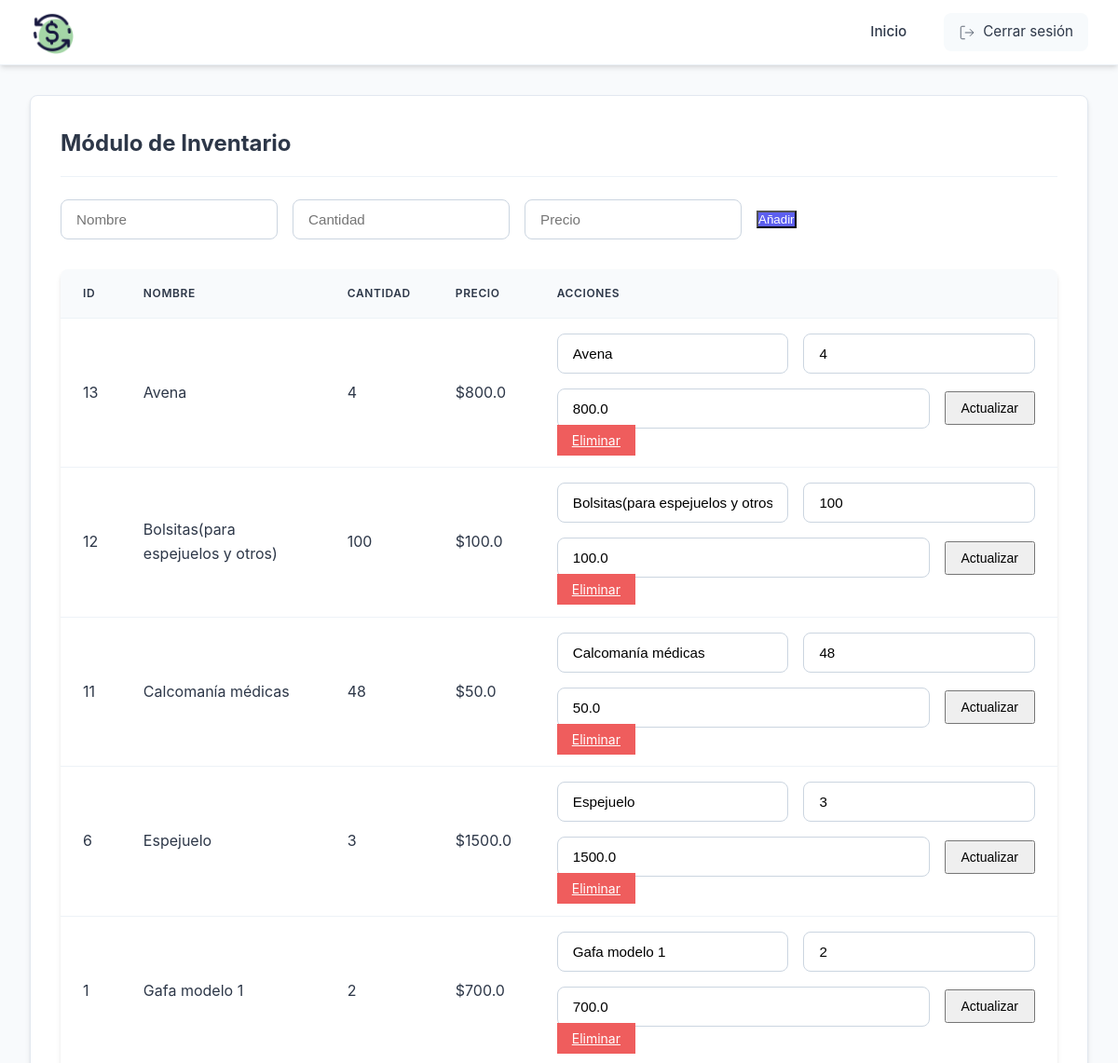
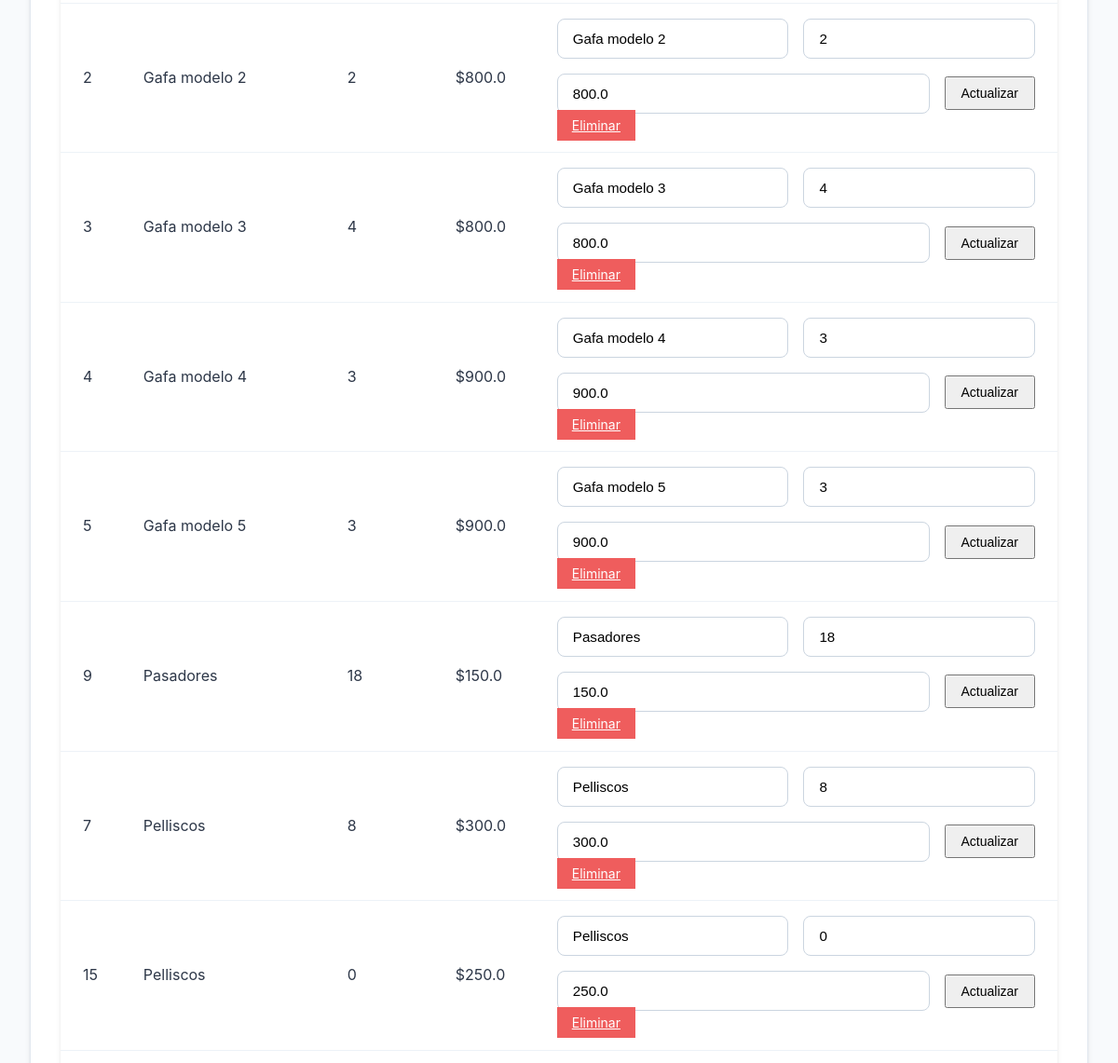
Before: /inventory (signed in, upper part) with the older database file (2 pictures, top to bottom).
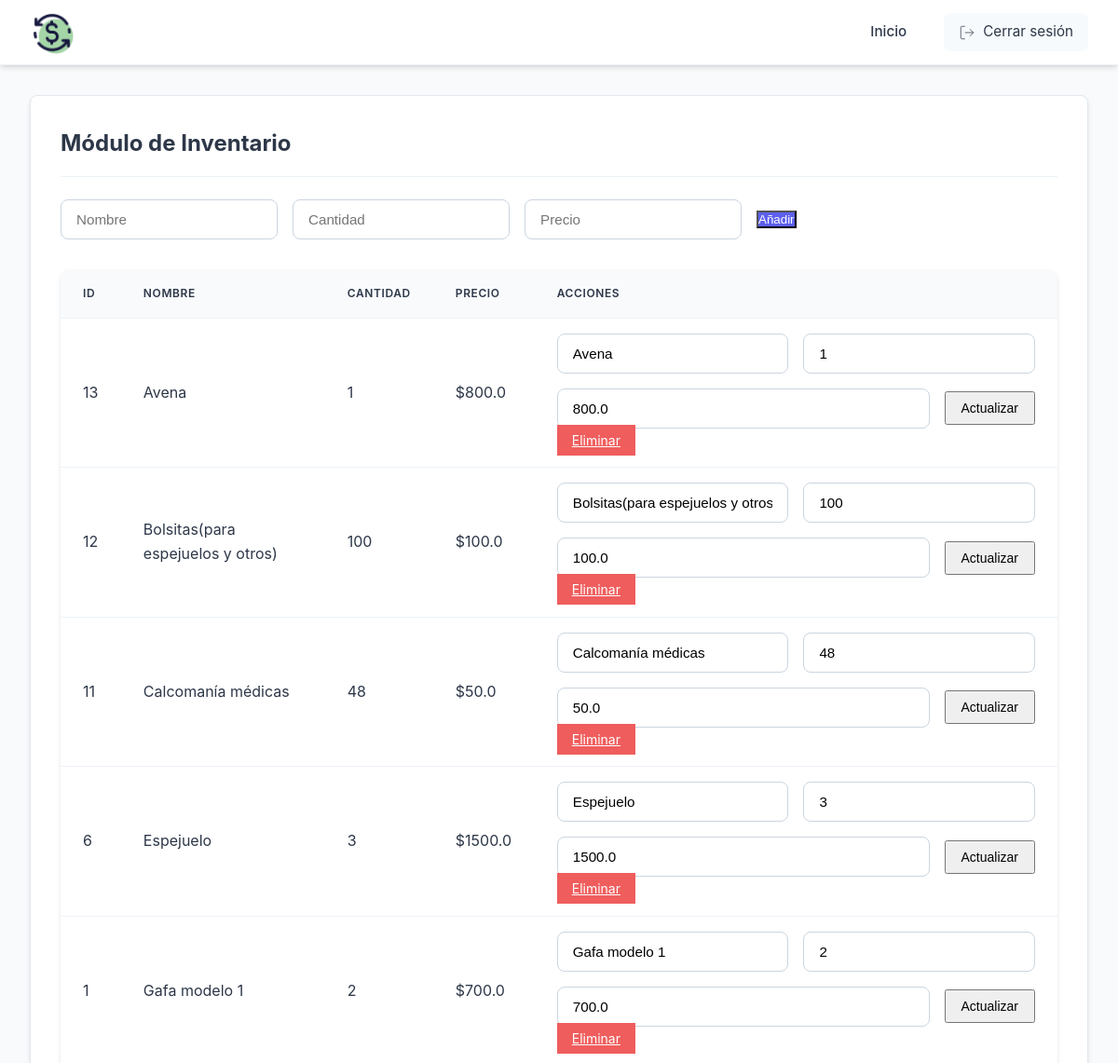
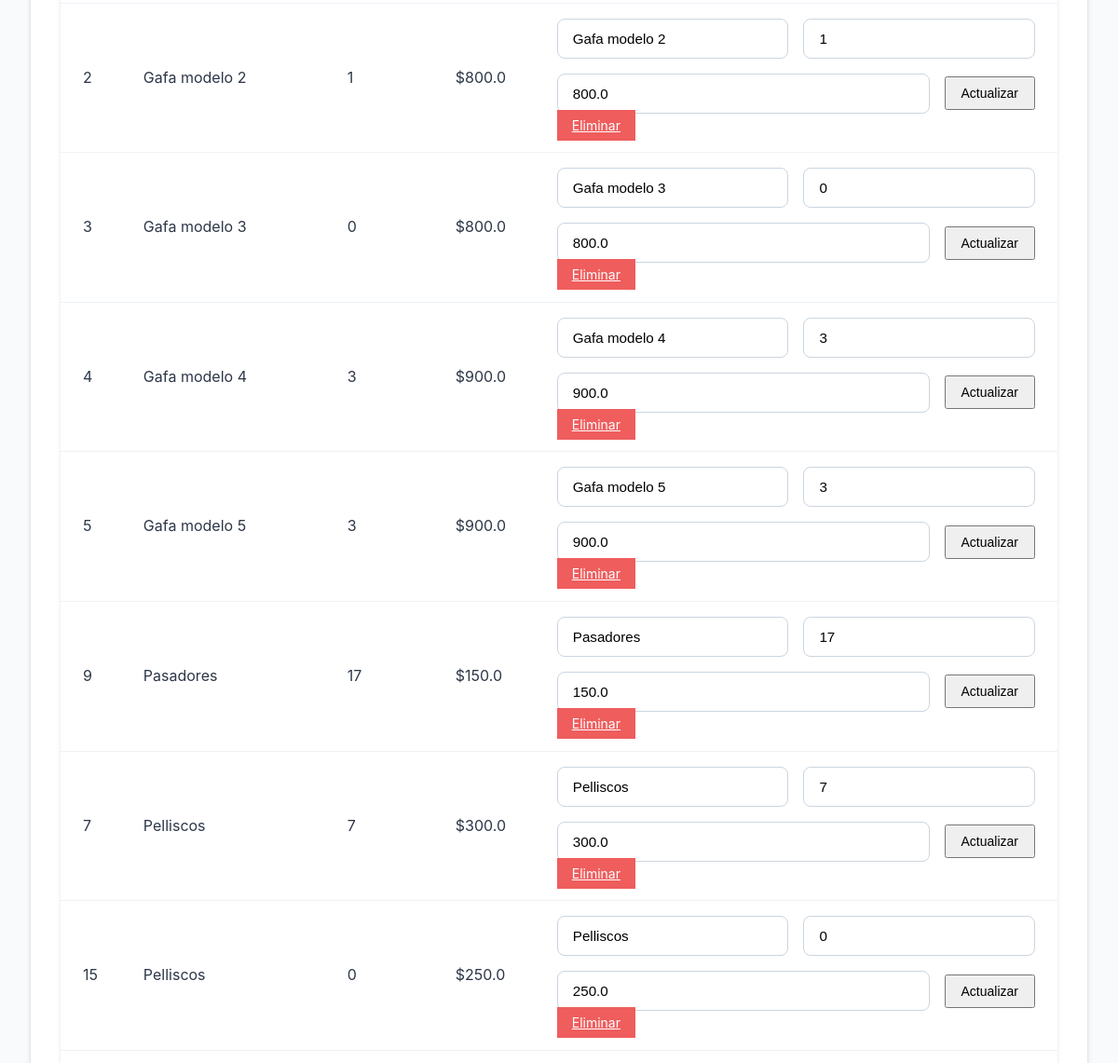
After: the same page with the newer database file (2 pictures, top to bottom).
### models.py (models this page shows, shortened)
class Product(db.Model):
    __tablename__ = 'product'
    id = db.Column(db.Integer, primary_key=True)
    name = db.Column(db.String(100), nullable=False)
    quantity = db.Column(db.Integer, nullable=False)
    price = db.Column(db.Float, nullable=False)
    daily_sales = db.Column(db.Integer, default=0)

### app.py (the view, shortened to what this page needs)
@app.route('/inventory', methods=['GET', 'POST'])
@login_required
def inventory():
    products = Product.query.order_by(Product.name).all()
    return render_template('inventory.html', products=products)

### app.py (called while the page is built)
def login_required(f):
    @wraps(f)
    def decorated_function(*args, **kwargs):
        if 'user_id' not in session:
            flash('Por favor inicie sesión primero', 'danger')
            return redirect(url_for('login'))
        return f(*args, **kwargs)
    return decorated_function

### templates/inventory.html (shortened to what this page needs)
{% extends "base.html" %}
{% block content %}
<div class="module-container">
    <h2>Módulo de Inventario</h2>
    <div class="actions">
    {% if session['role'] == 'admin' %}
        <form action="{{ url_for('inventory') }}" method="post" class="inline-form">
            <input type="text" name="name" placeholder="Nombre" required>
            <input type="number" name="quantity" placeholder="Cantidad" required>
            <input type="number" step="0.01" name="price" placeholder="Precio" required>
            <button type="submit" class="btn-primary">Añadir</button>
        </form>
    {% endif %}
</div>
    <table class="data-table">
        <thead>
            <tr>
                <th>ID</th>
                <th>Nombre</th>
                <th>Cantidad</th>
                <th>Precio</th>
                <th>Acciones</th>
            </tr>
        </thead>
        <tbody>
            {% for product in products %}
            <tr>
                <td>{{ product.id }}</td>
                <td>{{ product.name }}</td>
                <td>{{ product.quantity }}</td>
                <td>${{ product.price }}</td>
                <td>
                    {% if session['role'] == 'admin' %}
                        <form action="{{ url_for('update_product', product_id=product.id) }}" method="post" class="inline-form">
                            <input type="text" name="name" value="{{ product.name }}" required>
                            <input type="number" name="quantity" value="{{ product.quantity }}" required>
                            <input type="number" step="0.01" name="price" value="{{ product.price }}" required>
                            <button type="submit" class="btn-small">Actualizar</button>
                        </form>
                        <a href="{{ url_for('delete_product', product_id=product.id) }}" class="btn-small btn-danger">Eliminar</a>
                    {% else %}
                        <span class="text-muted">Solo lectura</span>
                    {% endif %}
                </td>
            </tr>
            {% endfor %}
        </tbody>
    </table>
</div>
{% endblock %}

Changed rows visible on the page:
changed Product "Avena": quantity "4" → "1"
changed Product "Gafa modelo 2": quantity "2" → "1"
changed Product "Gafa modelo 3": quantity "4" → "0"
changed Product "Pasadores": quantity "18" → "17"
changed Product id 7: quantity "8" → "7"
